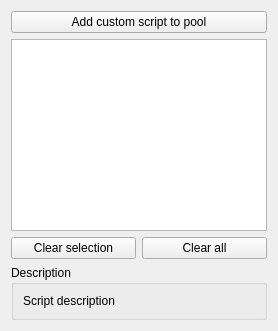
       <widget class="QWidget" name="tab_scripts">
        <attribute name="icon">
         <iconset resource="highlight-gui.qrc">
          <normaloff>:/script.png</normaloff>:/script.png</iconset>
        </attribute>
        <attribute name="title">
         <string>Scripts</string>
        </attribute>
        <layout class="QVBoxLayout" name="verticalLayout_18">
         <item>
          <widget class="QPushButton" name="pbSelectScript">
           <property name="toolTip">
            <string>Choose a custom syntax or theme script.</string>
           </property>
           <property name="text">
            <string>Add custom script to pool</string>
           </property>
           <property name="icon">
            <iconset resource="highlight-gui.qrc">
             <normaloff>:/script.png</normaloff>:/script.png</iconset>
           </property>
          </widget>
         </item>
         <item>
          <widget class="QListWidget" name="lvUserScripts">
           <property name="toolTip">
            <string>You can check one file of each type (syntax and theme) to override the default behaviour. If checked, the scripts will be watched for changes.</string>
           </property>
          </widget>
         </item>
         <item>
          <layout class="QHBoxLayout" name="horizontalLayout_25">
           <item>
            <widget class="QPushButton" name="pbClearSelScript">
             <property name="toolTip">
              <string>Remove the selected scripts.</string>
             </property>
             <property name="text">
              <string>Clear selection</string>
             </property>
            </widget>
           </item>
           <item>
            <widget class="QPushButton" name="pbClearAllScripts">
             <property name="toolTip">
              <string>Remove all scripts.</string>
             </property>
             <property name="text">
              <string>Clear all</string>
             </property>
            </widget>
           </item>
          </layout>
         </item>
         <item>
          <widget class="QGroupBox" name="groupScriptDescription">
           <property name="title">
            <string>Description</string>
           </property>
           <layout class="QGridLayout" name="gridLayout_4">
            <item row="0" column="0">
             <widget class="QLabel" name="lblScriptDescription">
              <property name="toolTip">
               <string>Shows decription of a selected script.</string>
              </property>
              <property name="text">
               <string>Script description</string>
              </property>
             </widget>
            </item>
           </layout>
          </widget>
         </item>
        </layout>
       </widget>
